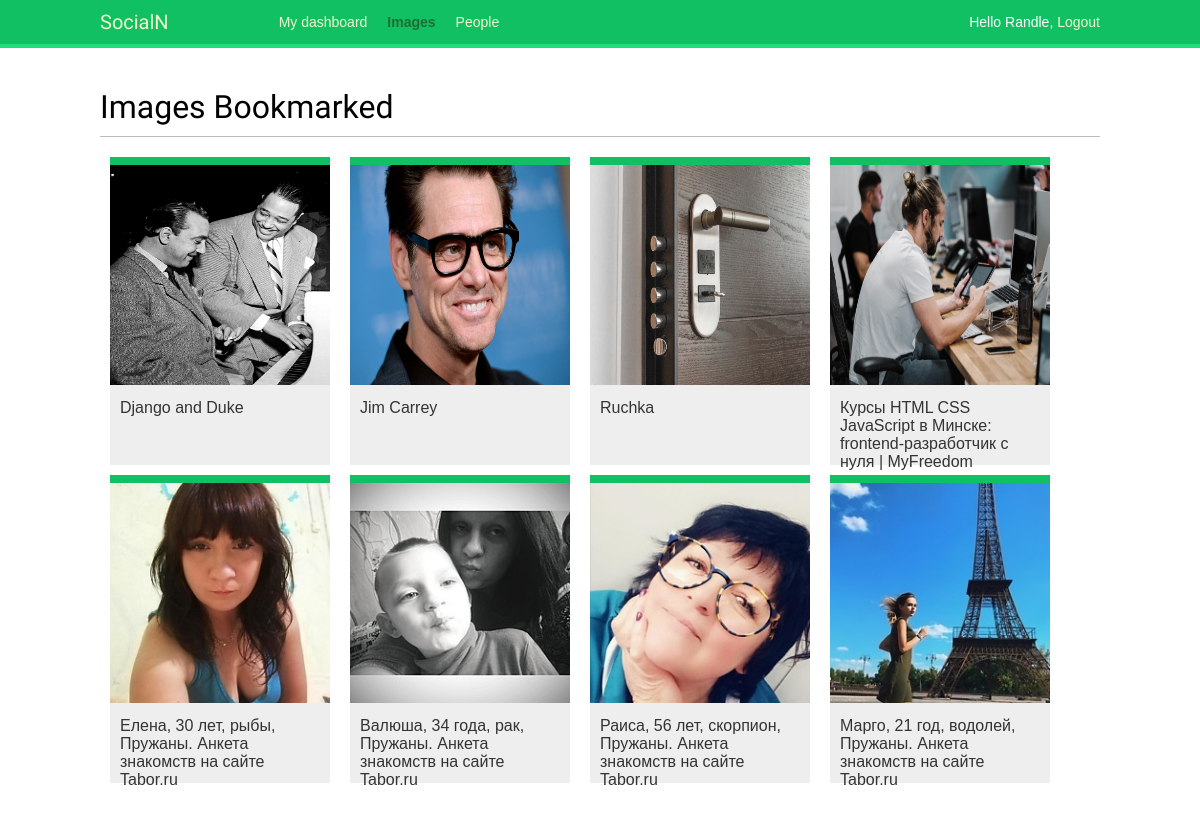
Page /images/ (signed in) on the committed database.
### images/models.py (models this page shows, shortened)
class Image(models.Model):
    user = models.ForeignKey(
        settings.AUTH_USER_MODEL,
        related_name="images_created",
        on_delete=models.CASCADE,
    )
    title = models.CharField(max_length=200)
    slug = AutoSlugField(populate_from='title')
    url = models.URLField()
    image = models.ImageField(upload_to="images/%Y/%m/%d")
    description = models.TextField(blank=True)
    created = models.DateField(auto_now_add=True, db_index=True)
    users_like = models.ManyToManyField(
        settings.AUTH_USER_MODEL, related_name="images_liked", blank=True
    )
    def get_absolute_url(self):
        return reverse("images:detail", args=[self.id, self.slug])

### images/views.py (the view)
# urls.py: path('', views.image_list, name='list'),
@login_required
def image_list(request):
    images = Image.objects.all()
    paginator = Paginator(images, 8)
    page = request.GET.get('page')
    try:
        images = paginator.page(page)
    except PageNotAnInteger:
        images = paginator.page(1)
    except EmptyPage:
        if request.is_ajax():
            return HttpResponse('')
        images = paginator.page(paginator.num_pages)
    if request.is_ajax():
        return render(request,
                      'images/image/list_ajax.html',
                      {'section': 'images', 'images': images})
    return render(request,
                  'images/image/list.html',
                   {'section': 'images', 'images': images})

### images/templates/images/image/list.html (shortened to what this page needs)
{% extends 'base.html' %}
{% block content %}
<h1>Images Bookmarked</h1>
<div id="image-list">
    {% include 'images/image/list_ajax.html' %}
</div>
{% endblock %}

### account/templates/base.html (shortened to what this page needs)
{% load static %}
{% load staticfiles %}
<!DOCTYPE html>
<html>
<head>
    <link href="{% static 'css/base.css' %}" rel="stylesheet">
</head>
<body>
    <div id="header">
        <span class="logo">SocialN</span>
        {% if request.user.is_authenticated %}
        <ul class="menu">
            <li {% if section == 'dashboard' %} class="selected" {% endif %}>
                <a href="{% url 'dashboard' %}">My dashboard</a>
            </li>
            <li {% if section == 'images' %} class="selected" {% endif %}>
                <a href="{% url 'images:list' %}">Images</a>
            </li>
            <li {% if section == 'people' %} class="selected" {% endif %}>
                <a href="{% url 'user_list' %}">People</a>
            </li>
        </ul>
        {% endif %}
        <span class="user">
            {% if request.user.is_authenticated %}
            Hello {{ request.user.first_name }},
            <a href="{% url 'logout' %}">Logout</a>
            {% else %}
            <a href="{% url 'login' %}">Log-in</a>
            {% endif %}
        </span>
    </div>
    <div id="content">
        {% block content %}{% endblock %}
</body>
</html>

### images/templates/images/image/list_ajax.html
{% load thumbnail %}
{% for image in images %}
    <div class='image'>
        <a href='{{ image.get_absolute_url }}'>
            {% thumbnail image.image "300x300" crop="100%" as im %}
                <a href="{{ image.get_absolute_url }}">
                    <img src="{{ im.url }}">
                </a>
            {% endthumbnail %}
        </a>
        <div class='info'>
            <a href='{{ image.get_absolute_url }}' class='title'>{{ image.title }}</a>
        </div>
    </div>
{% endfor %}

### account/static/css/base.css (style rules this page uses)
body { margin:0; padding:0; font-family:helvetica, sans-serif; }
a { color:#12c064; text-decoration:none; }
h1, h2, h3, h4, h5 , h6 { font-family: 'Muli', sans-serif; font-weight:normal; }
h1 { border-bottom:1px solid #bbb; padding:0 0 10px 0; margin:10px 0 20px 0; }
#header { padding:10px 100px; font-size:14px; background:#12c064; color:#fff; border-bottom:4px solid #1cdf78; overflow:auto; }
#header .logo { font-family: 'Muli', sans-serif; float:left; color:#f3f7cc; font-size:20px; margin-right:10%; }
#header ul.menu { list-style:none; float:left; margin:0; padding:0; }
#header ul.menu li { float:left; padding:4px 10px; }
#header ul.menu li.selected a, #header ul.menu li.selected a:hover { color:#1b6d32; font-weight:bold; }
#header a { color:#f3f7cc; }
#header .user { float:right; padding-top:4px; }
#content { padding:30px 100px; }
#image-list { overflow:auto; }
#image-list .image { float:left; width:220px; height:300px; margin:0 10px 10px 10px; border-top:8px solid #12c064; background:#eee; }
#image-list img { width:220px; height:220px; }
#image-list .info { padding:10px; }
#image-list .info a { color:#333; }

### rows in the picture
Image: shows a picture, title "Django and Duke"
Image: shows a picture, title "Jim Carrey"
Image: shows a picture, title "Ruchka"
Image: shows a picture, title "Курсы HTML CSS JavaScript в Минске: frontend-разработчик с нуля | MyFreedom"
Image: shows a picture, title "Елена, 30 лет, рыбы, Пружаны. Анкета знакомств на сайте Tabor.ru"
Image: shows a picture, title "Валюша, 34 года, рак, Пружаны. Анкета знакомств на сайте Tabor.ru"
Image: shows a picture, title "Раиса, 56 лет, скорпион, Пружаны. Анкета знакомств на сайте Tabor.ru"
Image: shows a picture, title "Марго, 21 год, водолей, Пружаны. Анкета знакомств на сайте Tabor.ru"

### other values in the picture
{{ request.user.first_name }} "Randle"
